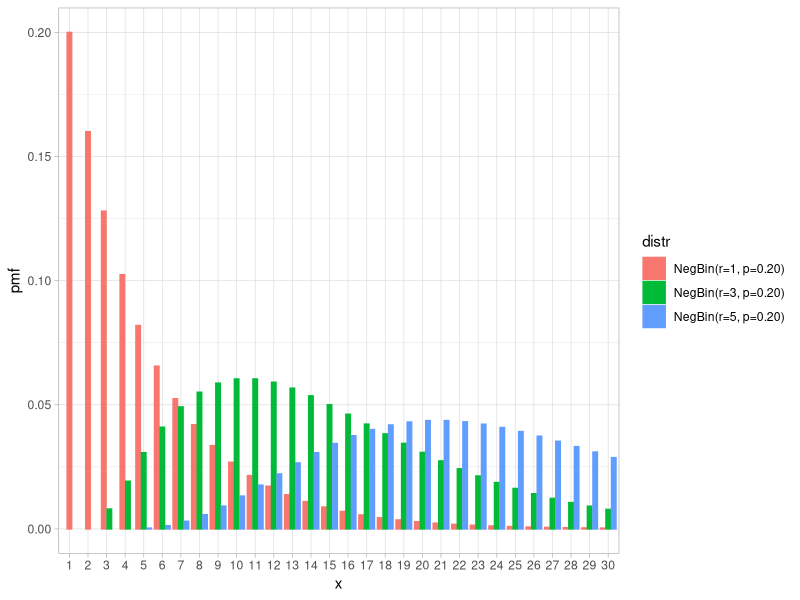
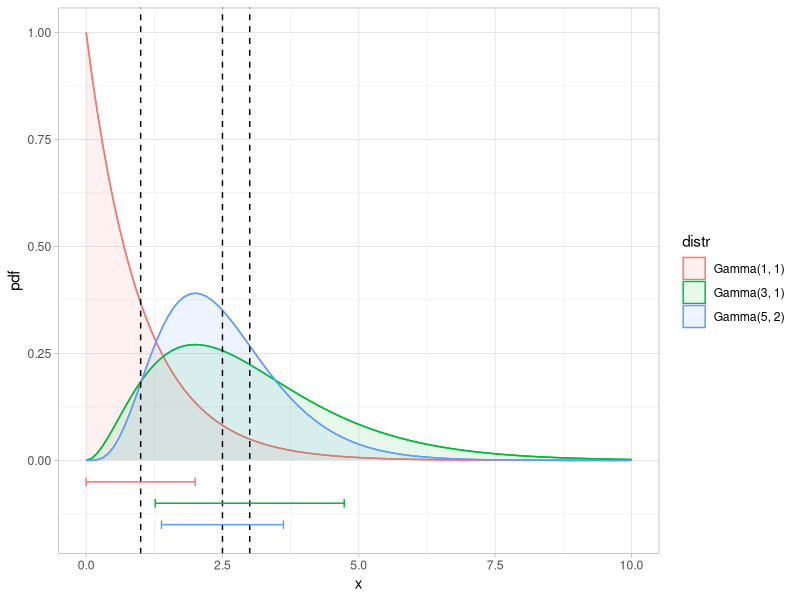

Generate these figures, in order, with R:
## ---- chunk 1
# Följande kod importerar bland annat funktioner och definitioner från paketet `tidyverse`. 
# Skapar också en egen funktion `kbl(data)` som ger snyggare utskrift av tabeller. 
knitr::opts_chunk$set(echo = TRUE,message = TRUE)
library(tidyverse)
library(knitr)
library(kableExtra)
# ggplot light theme
theme_set(theme_light()) 
# utskrift av tabeller
pr <- function(df)  { kable(df) %>% kable_styling("striped",full_width=FALSE,position="center") }
## ---- chunk 2
limits <- 1:30
nbin <- function(r,p,distr) {
  distr=sprintf("NegBin(r=%d, p=%.2f)",r,p)
  x <- r:max(limits)
  pmf=dnbinom(x-r,size=r,p=p)
  tibble(distr=distr,r=r,p=p,x=as.character(x),pmf=pmf) 
}

## ---- chunk 3
df <- tibble(r=c(1,3,5),p=0.2) %>% 
  pmap_dfr(nbin)

ggplot(df,aes(x=x,y=pmf,color=distr,fill=distr,position=distr)) +
  geom_col(position = position_dodge2(width=0.1,padding=0.2,preserve="single")) +
  scale_x_discrete(limits=as.character(limits)) +
    labs()
## ---- chunk 4
dx <- 0.1
tibble(alpha=c(1,3,5),lambda=c(1,1,2),distr=sprintf("Gamma(%.0f, %.0f)",alpha,lambda),
  mu=alpha/lambda,sigma=sqrt(alpha/lambda^2)) -> gammodels 

rowwise(gammodels) %>% 
  summarise(distr=distr,mu=mu,sigma=sigma,x=seq(0,10,by=dx),pdf=dgamma(x,shape=alpha,rate=lambda)) -> gamdf
gamdf
## ---- chunk 5
gamdf %>% 
  ggplot(aes(x=x,y=pdf,color=distr,fill=distr)) +
    geom_line(show.legend=F) +
    geom_area(position="identity",alpha=0.1) +
    geom_vline(data=gammodels,aes(xintercept=mu),linetype=2,width=0.02,show.legend=F) +
    geom_errorbar(data=gammodels,aes(x=mu,y=-0.05*(1:length(distr)),xmin=mu-sigma,xmax=mu+sigma),width=0.02,show.legend=F)
    
